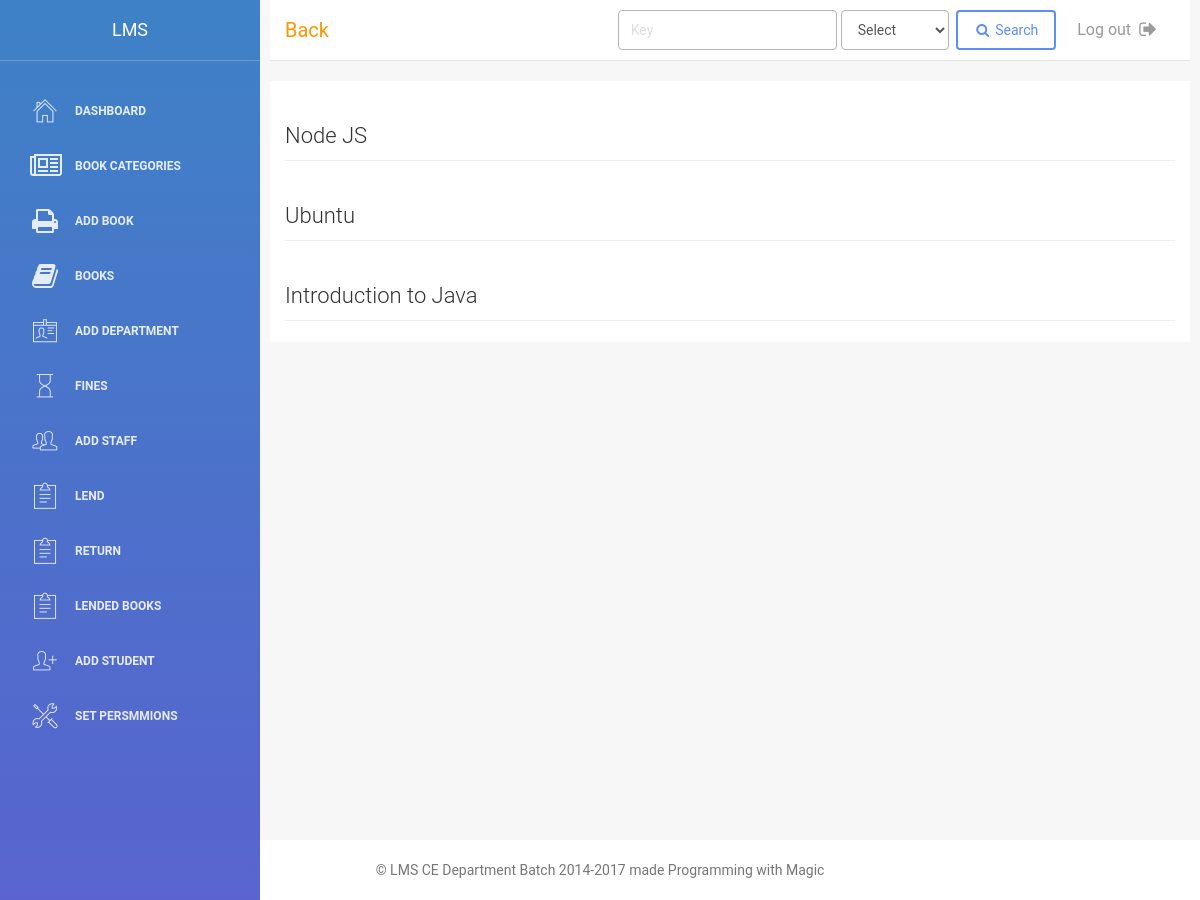
Screenshot of /viewbarcodes.php (signed in) with the database file from the repository.
### tables this page shows
CREATE TABLE `book` (
  `id` int(11) NOT NULL,
  `title` varchar(255) NOT NULL,
  `author` text NOT NULL,
  `category` int(11) NOT NULL,
  `image` text NOT NULL,
  `publication` varchar(255) NOT NULL,
  `publication_year` int(11) NOT NULL,
  `rack_no` varchar(255) NOT NULL,
  `price` varchar(255) NOT NULL
);

### libs/DbConnection.php (called while the page is built, shortened)
<?php
class DbConnection {
    private $_host = "localhost";
    private $_username = "root";
    private $_password = "";
    private $_database = "lms";
    public $connection;
    function __construct() {
        $this->connection = new mysqli($this->_host, $this->_username, $this->_password, $this->_database);
    }
    public function getData($query) {
        $result = $this->connection->query($query) or die(mysqli_error($this->connection));
        return mysqli_fetch_all($result, MYSQLI_ASSOC);
    }
}

### libs/Book.php (called while the page is built, shortened)
<?php
require_once 'DbConnection.php';
class Book extends DbConnection{
	public function getBooks($book_id = ""){
        if($book_id == ""){
            $query = "SELECT * FROM book order by id desc";
        }else{
            $query = "SELECT * FROM book where id = '$book_id'";
        }
        return $this->getData($query);
    }
}

### viewbarcodes.php (the view, shortened to what this page needs)
<?php
 include './includes/header.php';
	require_once './libs/Book.php';
	$books = new Book();
	$allbooks = $books->getBooks();
 ?>
<div class="col-xs-12">
	<?php
		foreach($allbooks as $book){
			$booktitle = $book['title'];
	 ?>
	<div class="col-xs-12`">
		<h4 class='page-header'><?=$booktitle?></h4>
		<div class="col-xs-3">
		</div>
	</div>
	<?php } ?>
</div>
<?php include './includes/footer.php'; ?>

### assets/css/custom_style.css (style rules this page uses)
body { margin-bottom: 100px; }
body { background: #f7f7f8; }

### rows the page displays
book: title "Node JS"
book: title "Ubuntu"
book: title "Introduction to Java"
